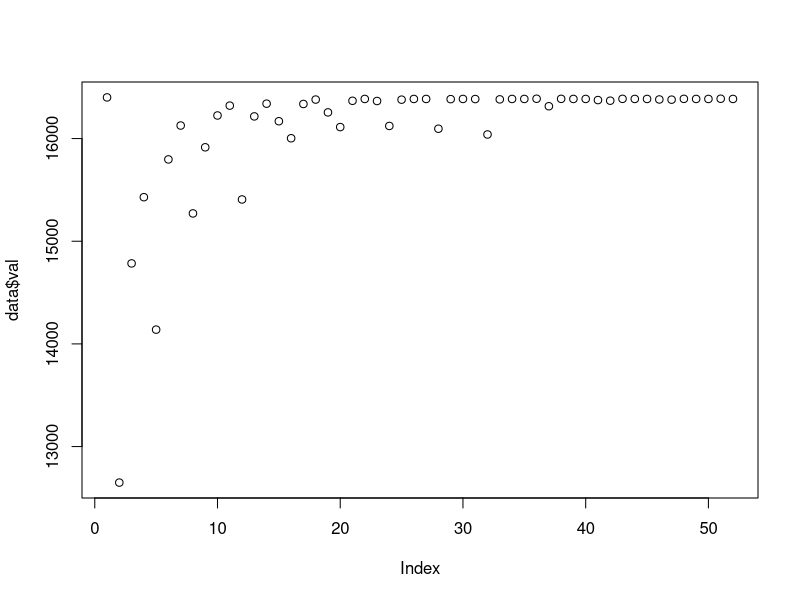
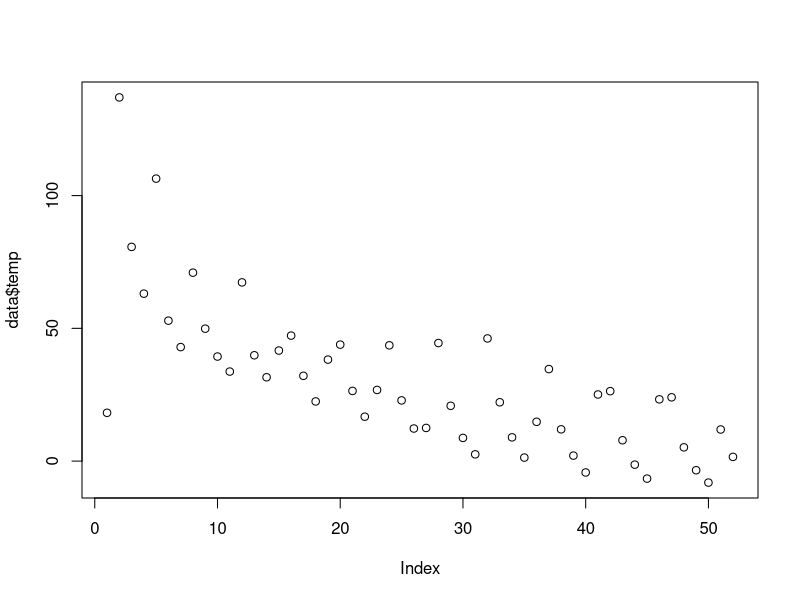
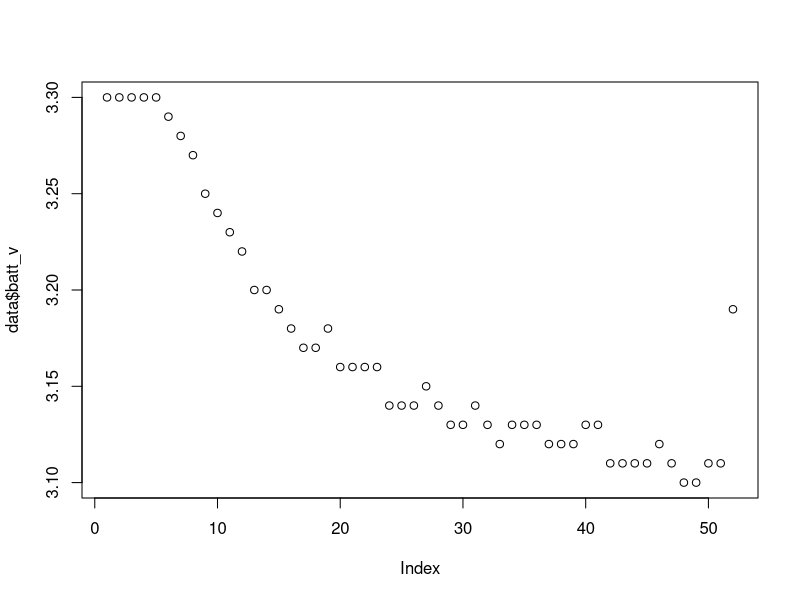
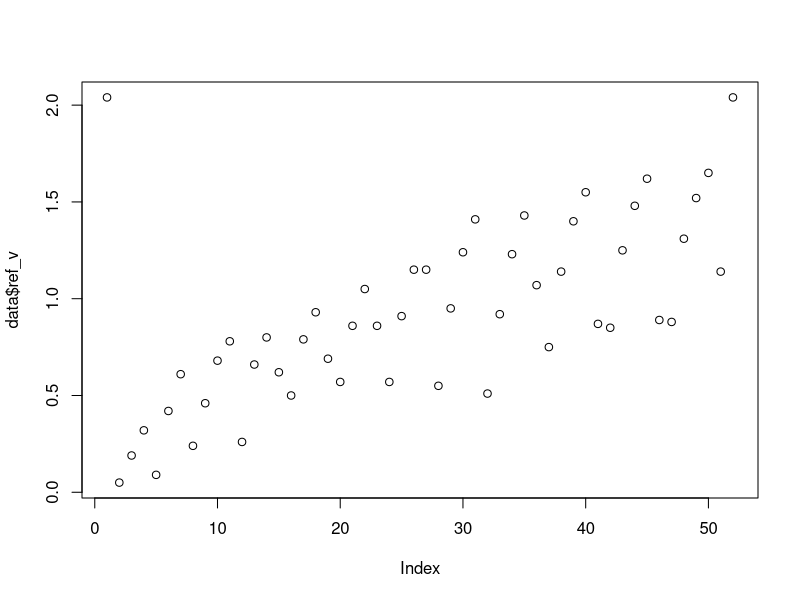
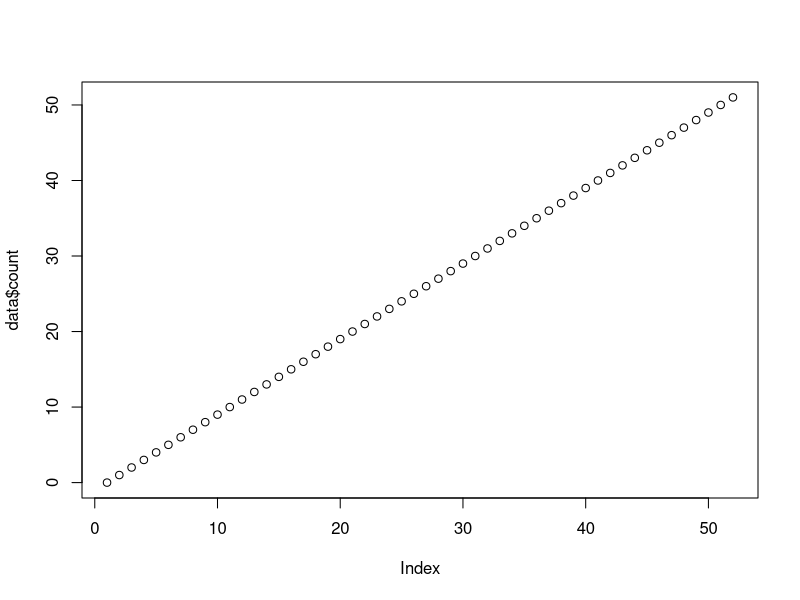
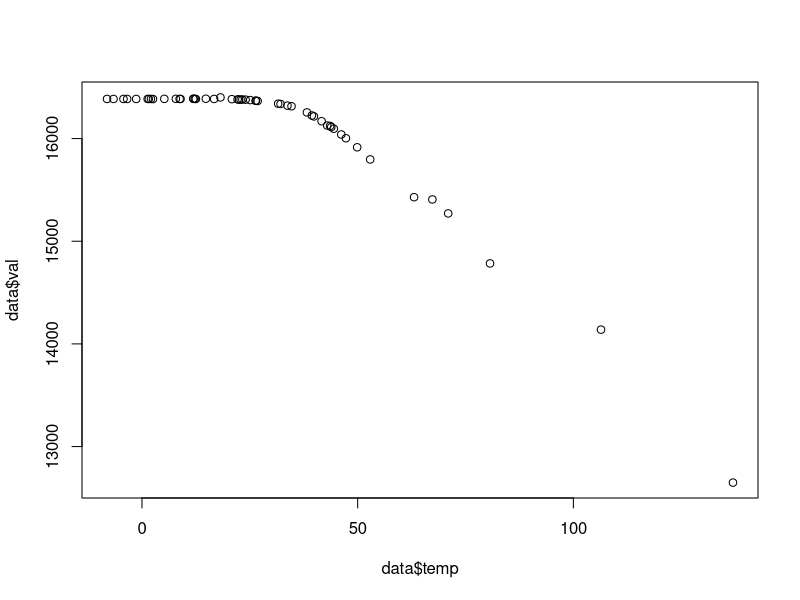
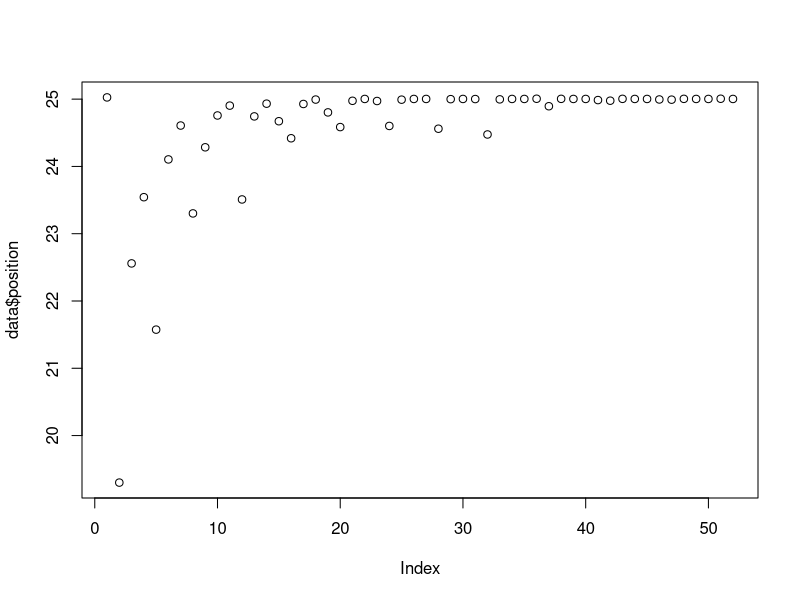
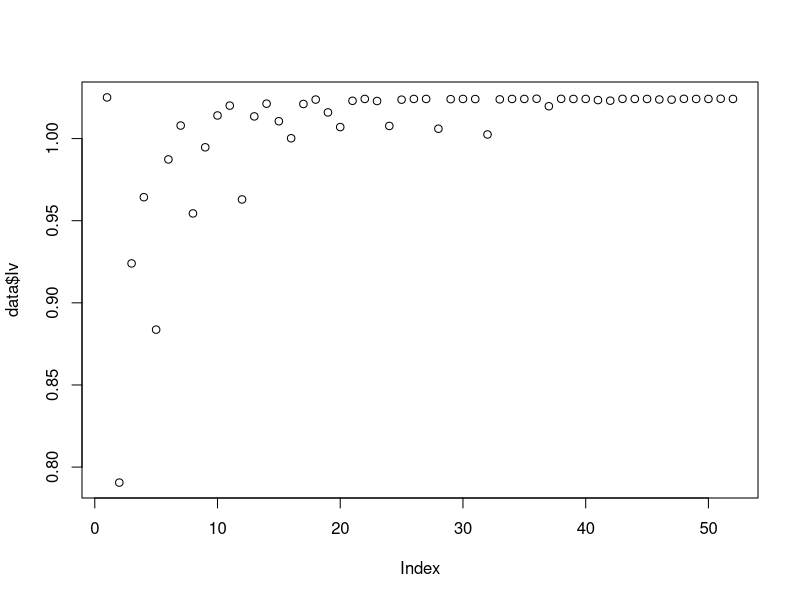

Source code (R) for these figures, in order: (Note: this script raises an error after producing the figures.)
setwd("~/Documents/Projects/UAF/dendrometer/data/2017-04-11 test Data/")
##--Load In Data--##
data = data.frame(read.csv("100_9.csv"))
#Sensor Address, Unix Time Stamp, ADC Value, Temperature, Battery Voltage, Excitation Voltage, Number of send attamps
names(data) <- c("address", "time", "val", "temp", "batt_v", "ref_v", "count") 
data$time_real = as.POSIXct(data$time, origin="1970-01-01") #Convert time to POSIX
par(mfrow=c(1,1))

plot(data$val)
plot(data$temp)
plot(data$batt_v)
plot(data$ref_v)
plot(data$count)

plot(data$val~data$temp)

names(data) <- c("address", "time", "adc", "temp", "batt_v","count") #name data
data$time_real = as.POSIXct(data$time, origin="1970-01-01") #Convert the UNIX time stamp to POSIX time format

Vref = 2.048 #ADC Voltage Reference
N = 16 #ADC Set to 16 bit resolution
LSB = ((2*Vref)/2^N) #Least Significant Bit (in volts)
PGA = 1 #Programmable Gain Amplifier (Set to 1)
L = 50 #Length of Linear Sensor
data$Iv = data$adc*(LSB/PGA) #Caluclate Input Voltage (Iv)
data$position = ((data$Iv/Vref)*L) #Calculate Position of Slider

initPosition = data$position[1]
data$dia_change = (data$position - initPosition)/pi

plot(data$position)
plot(data$Iv)
plot(data$dia_change)

par(
  cex = ".7",
  cex.sub="0.5",
  lwd = "2"
  )
plot(
  change~time_real, 
  data = dataTrim, 
  main="Change in Diameter",
  sub="dendro_100.4",
  xlab="Time",
  ylab="Millimeters",
  type = "l"
  )

help(plot)
help(par)

plot(data$time_real[1:100],)
plot(n_at~time, data = data, main="n_at")
plot(val~time_real, data = dataTrim, main="val")
plot(Ev~time_real, data = dataTrim, main = "exciitation Voltage")

plot(temp~time_real, data=data, main="Temp")
plot(val~time_real, data = data, main="val")
plot(batt_v~time_real, data = data, main = "battery")

